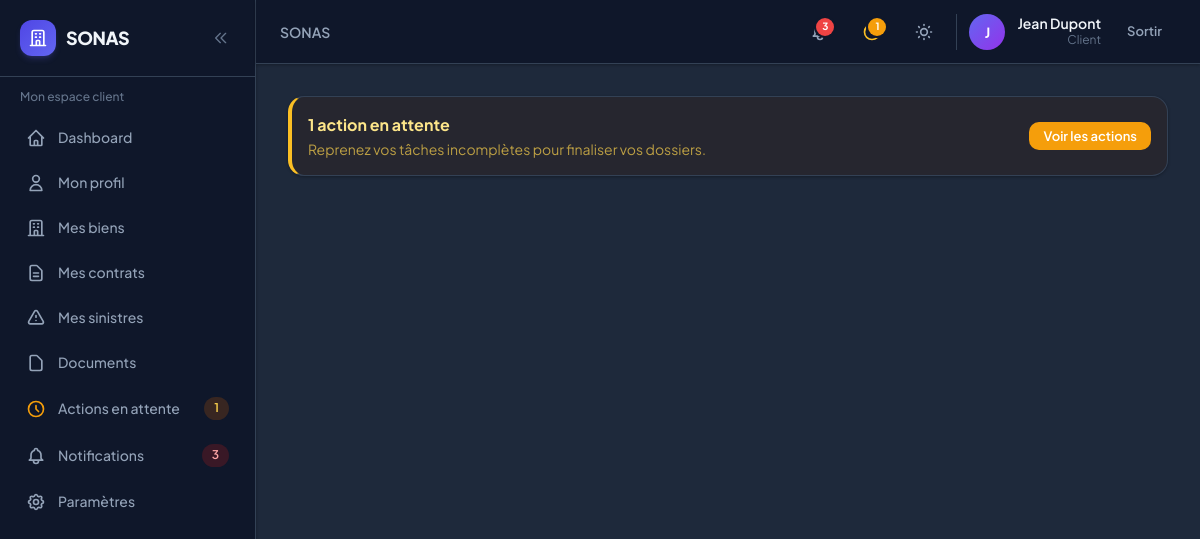
Screenshot of / (signed in) with the database file from the repository.
### accounts/models.py (models this page shows, shortened)
class User(AbstractUser):
    role = models.CharField(
        max_length=10,
        choices=UserRole.choices,
        default=UserRole.CLIENT,
        db_index=True,
    )
    phone = models.CharField(max_length=20, blank=True)
    theme_preference = models.CharField(
        max_length=10,
        choices=[('light', 'Clair'), ('dark', 'Sombre'), ('system', 'Système')],
        default='system',
    )
    created_at = models.DateTimeField(auto_now_add=True)
    updated_at = models.DateTimeField(auto_now=True)
    class Meta:
        verbose_name = 'Utilisateur'
        verbose_name_plural = 'Utilisateurs'
    @property
    def is_client(self):
        return self.role == UserRole.CLIENT
    @property
    def is_internal(self):
        return self.role in (UserRole.AGENT, UserRole.GERANT, UserRole.ADMIN)

### core/views.py (the view)
# urls.py: path('', views.landing, name='landing'),
def landing(request):
    return render(request, 'core/landing.html')

### notifications/services.py (called while the page is built)
def get_pending_actions_count(user):
    return ActionEnAttente.objects.filter(user=user, is_resolved=False).count()

def get_unread_count(user):
    return Notification.objects.filter(user=user, is_read=False).count()

def get_recent_notifications(user, limit=5):
    return Notification.objects.filter(user=user).order_by('-created_at')[:limit]

### templates/core/landing.html (shortened to what this page needs)
{% extends 'base.html' %}

### templates/partials/navbar.html (shortened to what this page needs)
<header class="sticky top-0 z-30 sonas-card border-0 border-b rounded-none px-3 sm:px-6 h-14 sm:h-16 flex items-center justify-between shrink-0 gap-2">
    <div class="flex items-center gap-2 sm:gap-4 min-w-0 flex-1">
        <h2 class="text-sm font-semibold text-slate-500 dark:text-slate-400 truncate hidden lg:block">
            {% block page_breadcrumb %}SONAS{% endblock %}
        </h2>
    </div>
    <div class="flex items-center gap-1 sm:gap-3 shrink-0">
        <a href="{% url url_notifications_list %}" class="relative p-2.5 rounded-xl hover:bg-slate-100 dark:hover:bg-slate-800 transition-colors" title="Notifications{% if unread_notifications_count %} ({{ unread_notifications_count }}){% endif %}">
            {% if unread_notifications_count %}
            <span class="absolute top-1.5 right-1.5 min-w-[1.125rem] h-[1.125rem] px-0.5 bg-red-500 rounded-full ring-2 ring-white dark:ring-slate-900 text-[10px] font-bold text-white flex items-center justify-center">{{ unread_notifications_count }}</span>
            {% endif %}
        </a>
        {% if pending_actions_count %}
        <a href="{% url url_pending_actions %}" class="relative p-2.5 rounded-xl hover:bg-slate-100 dark:hover:bg-slate-800 transition-colors" title="Actions en attente ({{ pending_actions_count }})">
            <span class="absolute top-1.5 right-1.5 min-w-[1.125rem] h-[1.125rem] px-0.5 bg-amber-500 rounded-full ring-2 ring-white dark:ring-slate-900 text-[10px] font-bold text-white flex items-center justify-center">{{ pending_actions_count }}</span>
        </a>
        {% endif %}
        <button @click="toggle()" class="p-2.5 rounded-xl hover:bg-slate-100 dark:hover:bg-slate-800 transition-colors" title="Thème">
        </button>
        <div class="hidden sm:flex items-center gap-3 pl-3 border-l border-slate-200 dark:border-slate-700">
            <div class="w-9 h-9 rounded-full bg-gradient-to-br from-indigo-500 to-purple-600 flex items-center justify-center text-white text-sm font-bold">
                {{ user.first_name|first|default:user.username|first|upper }}
            </div>
            <div class="text-right hidden md:block">
                <p class="text-sm font-semibold leading-tight">{{ user.get_full_name|default:user.username }}</p>
                <p class="text-xs text-slate-500">{{ user.get_role_display }}</p>
            </div>
        </div>
        <form method="post" action="{% url 'accounts:logout' %}">
            <button type="submit" class="sonas-btn sonas-btn-ghost sonas-btn-sm">Sortir</button>
        </form>
    </div>
</header>

### static/css/sonas.css (style rules this page uses)
:root { --sonas-primary: #4f46e5; --sonas-primary-hover: #4338ca; --sonas-primary-light: #eef2ff; --sonas-danger: #ef4444; --sonas-warning: #f59e0b; --sonas-success: #10b981; --sonas-surface: #ffffff; --sonas-surface-2: #f8fafc; --sonas-border: #e2e8f0; --sonas-text: #0f172a; --sonas-muted: #64748b; --sonas-radius: 0.75rem; --sonas-radius-lg: 1rem; --sonas-shadow: 0 1px 3px rgb(15 23 42 / 0.06), 0 1px 2px rgb(15 23 42 / 0.04); --sonas-shadow-md: 0 4px 6px -1px rgb(15 23 42 / 0.07), 0 2px 4px -2px rgb(15 23 42 / 0.05); --sonas-shadow-lg: 0 20px 40px -12px rgb(15 23 42 / 0.12); }
.dark { --sonas-primary: #818cf8; --sonas-primary-hover: #a5b4fc; --sonas-primary-light: rgb(79 70 229 / 0.15); --sonas-surface: #0f172a; --sonas-surface-2: #1e293b; --sonas-border: #334155; --sonas-text: #f1f5f9; --sonas-muted: #94a3b8; --sonas-shadow: 0 1px 3px rgb(0 0 0 / 0.3); --sonas-shadow-md: 0 4px 12px rgb(0 0 0 / 0.35); --sonas-shadow-lg: 0 20px 40px rgb(0 0 0 / 0.45); }
body { font-family: 'Plus Jakarta Sans', system-ui, sans-serif; -webkit-font-smoothing: antialiased; }
.sonas-btn { display: inline-flex; align-items: center; justify-content: center; gap: 0.5rem; padding: 0.625rem 1.25rem; font-size: 0.875rem; font-weight: 600; border-radius: 0.625rem; transition: all 0.2s ease; cursor: pointer; border: none; text-decoration: none; line-height: 1.25; }
.sonas-btn-ghost { background: transparent; color: var(--sonas-muted); }
.sonas-btn-sm { padding: 0.375rem 0.875rem; font-size: 0.8125rem; }
.sonas-card { background: var(--sonas-surface); border: 1px solid var(--sonas-border); border-radius: var(--sonas-radius-lg); box-shadow: var(--sonas-shadow); transition: box-shadow 0.2s, border-color 0.2s, transform 0.2s; }

### rows the page displays
User: first_name|first "J", get_full_name "Jean Dupont", role "Client"

### other values shown
{{ pending_actions_count }} "1"
{{ unread_notifications_count }} "3"
